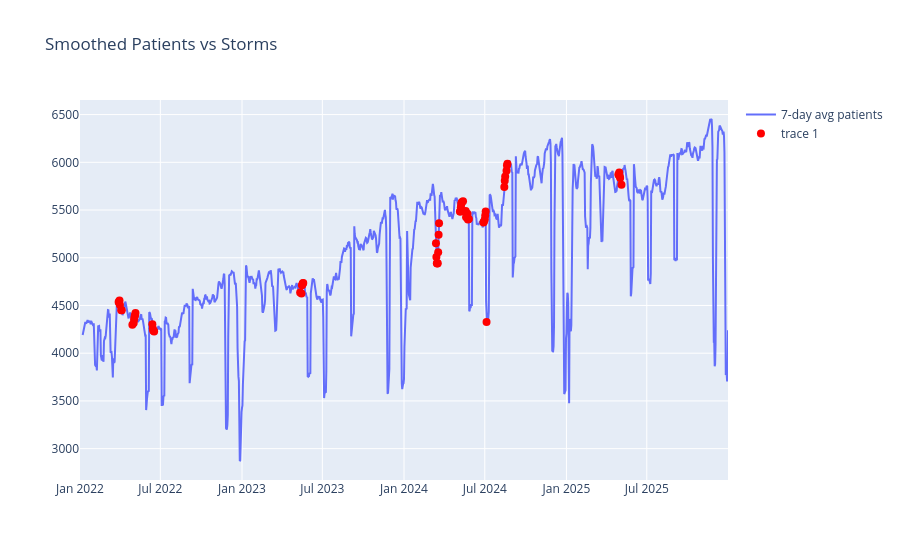

Notebook source saved alongside this figure:
### Code cell
weekly = merged_data.groupby("Date")["patient_count"].sum().rolling(7).mean()

fig = go.Figure()

fig.add_trace(go.Scatter(
    x=weekly.index,
    y=weekly.values,
    mode="lines",
    name="7-day avg patients"
))

# storm markers
storm_info = merged_data.groupby("Date")["Impact"].max()
storm_dates = storm_info[storm_info > 0].index

fig.add_trace(go.Scatter(
    x=storm_dates,
    y=weekly.loc[storm_dates],
    mode="markers",
    marker=dict(color="red", size=8),
    text=[f"Impact: {storm_info.loc[d]}" for d in storm_dates],
    hovertemplate="Date: %{x}<br>%{text}<extra></extra>"
))

fig.update_layout(title="Smoothed Patients vs Storms")
fig.show()
